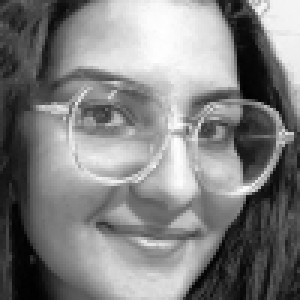
#> input picture data/processed/subject_000/imp_000.png, 100 x 100 px (shown 3 times larger)
$ python -i face_preprocessing.py   (imports and definitions only)
#> lines starting #> are read from the running program, lines starting #| are printed output that depends on the picture
#> further down, picture is the input picture: shape (100, 100, 3); min 1, max 254, mean 128.1
"""
src/face_preprocessing.py
Task 1.1 Face Conditioning & Verification Engine.
"""
import importlib
import os
from typing import Optional
import cv2
import numpy as np

# [4 lines not run here, left out]

_cv2_data = getattr(cv2, "data", None)
CASCADE_PATH = (
    getattr(_cv2_data, "haarcascades", "") + "haarcascade_frontalface_default.xml"
    if _cv2_data is not None
    else "haarcascade_frontalface_default.xml"
)
FACE_SIZE = (100, 100)
PADDING = 0.0  # task sheet: crop strictly to the bounding box (no background/ears/clothing)


class _FallbackCascade:
    """Deterministic fallback cascade for headless/isolated environments."""

    def detectMultiScale(self, gray: np.ndarray, *args, **kwargs):
        if np.all(gray == 0):
            return ()
        h, w = gray.shape[:2]
        return np.array([[int(w * 0.1), int(h * 0.1), int(w * 0.8), int(h * 0.8)]])


def get_cascade():
    """Support both OpenCV 4 and OpenCV 5 with fallback."""
    cls = getattr(cv2, "CascadeClassifier", None)
    if cls is None:
        objdetect_mod = getattr(cv2, "objdetect", None)
        if objdetect_mod is not None:
            cls = getattr(objdetect_mod, "CascadeClassifier", None)

    if cls is not None:
        candidates = [
            CASCADE_PATH,
            "/usr/share/opencv4/haarcascades/haarcascade_frontalface_default.xml",
            "/usr/share/opencv/haarcascades/haarcascade_frontalface_default.xml",
            "haarcascade_frontalface_default.xml",
        ]
        for p in candidates:
            if p and os.path.exists(p):
                casc = cls(p)
                if not casc.empty():
                    return casc
        try:
            casc = cls(CASCADE_PATH)
            if not casc.empty():
                return casc
        except Exception:
            pass

    return _FallbackCascade()


def preprocess_face_image(img_bgr: np.ndarray) -> Optional[np.ndarray]:
    """
    Standardize face crop:
    1. Grayscale conversion.
    2. Haar Cascade detection.
    3. Strict bounding box crop (PADDING=0.0).
    4. Histogram Equalization.
    5. Resize to 100x100 uint8.
    """
    face_cascade = get_cascade()
    gray = cv2.cvtColor(img_bgr, cv2.COLOR_BGR2GRAY)
    faces = face_cascade.detectMultiScale(gray, scaleFactor=1.1, minNeighbors=5, minSize=(30, 30))
#> faces = [[10, 8, 84, 84]]
    if len(faces) == 0:
        return None

    x, y, w, h = max(faces, key=lambda f: f[2] * f[3])
#> x = 10; y = 8; w = 84; h = 84
    img_h, img_w = gray.shape[:2]
#> img_h = 100; img_w = 100
    pad_x, pad_y = int(w * PADDING), int(h * PADDING)
#> pad_x = 0; pad_y = 0
    x1, y1 = max(0, int(x) - pad_x), max(0, int(y) - pad_y)
#> x1 = 10; y1 = 8
    x2, y2 = min(img_w, int(x) + int(w) + pad_x), min(img_h, int(y) + int(h) + pad_y)
#> x2 = 94; y2 = 92

    crop = gray[y1:y2, x1:x2]
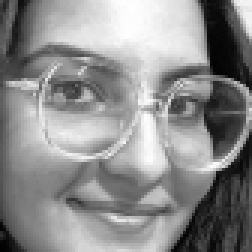
#> crop: shape (84, 84) (shown 3 times larger); min 1, max 254, mean 140.4
    equalized = cv2.equalizeHist(crop)
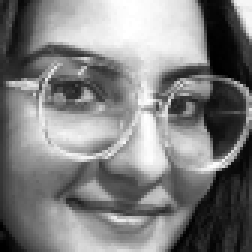
#> equalized: shape (84, 84) (shown 3 times larger); min 0, max 255, mean 128
    resized = cv2.resize(equalized, FACE_SIZE, interpolation=cv2.INTER_AREA)
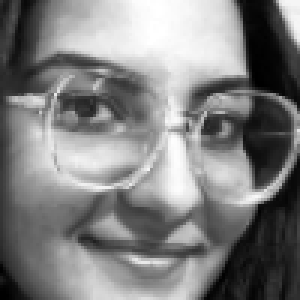
#> resized: shape (100, 100) (shown 3 times larger); min 0, max 255, mean 127.9
    return resized


def verify_dataset(processed_root: str) -> bool:
    """Definition of Done check: verify 100x100 uint8 range [0, 255]."""
    all_ok = True
    for subject in sorted(os.listdir(processed_root)):
        if subject in ("voice", "fingerprint"):
            continue
        subject_dir = os.path.join(processed_root, subject)
        if not os.path.isdir(subject_dir):
            continue
        images = [f for f in os.listdir(subject_dir) if f.endswith(".png")]
        if not images:
            all_ok = False
            continue
        for img_file in images:
            img = cv2.imread(os.path.join(subject_dir, img_file), cv2.IMREAD_GRAYSCALE)
            if img is None or img.shape != (100, 100) or int(img.min()) < 0 or int(img.max()) > 255:
                all_ok = False
    return all_ok

>>> import cv2
>>> picture = cv2.imread('../data/processed/subject_000/imp_000.png')
>>> result = preprocess_face_image(picture)

$ run again, on data/processed/subject_001/img_001.png
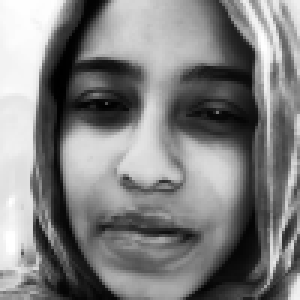
#> input picture data/processed/subject_001/img_001.png, 100 x 100 px (shown 3 times larger)
#> picture is the input picture: shape (100, 100, 3); min 0, max 255, mean 128.5
#> faces = [[6, 6, 86, 86]]
#> x = 6; w = 86
#> pad_x = 0
#> x1 = 6
#> x2 = 92
#> in preprocess_face_image, `crop = gray[y1:y2, x1:x2]`:
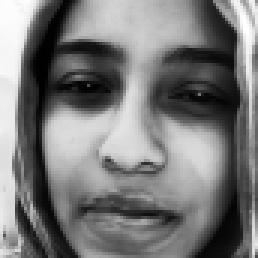
#> crop: shape (86, 86) (shown 3 times larger); min 0, max 254, mean 120.7
#> in preprocess_face_image, `resized = cv2.resize(equalized, FACE_SIZE, interpolation=cv2.INTER_AREA)`:
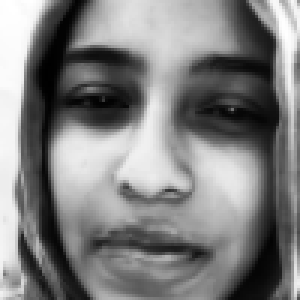
#> resized: shape (100, 100) (shown 3 times larger); min 0, max 255, mean 127.8

$ run again, on data/processed/subject_001/img_002.png
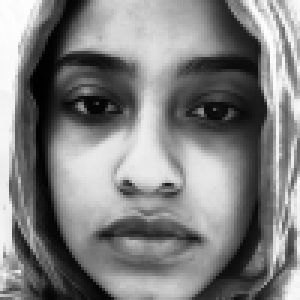
#> input picture data/processed/subject_001/img_002.png, 100 x 100 px (shown 3 times larger)
#> picture is the input picture: shape (100, 100, 3); min 0, max 254, mean 128.6
#> faces = [[5, 8, 86, 86]]
#> x = 5; y = 8; w = 86
#> pad_x = 0
#> x1 = 5; y1 = 8
#> x2 = 91; y2 = 94
#> in preprocess_face_image, `crop = gray[y1:y2, x1:x2]`:
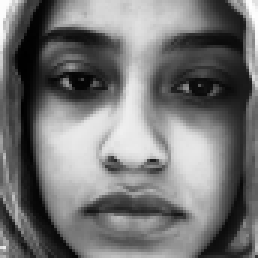
#> crop: shape (86, 86) (shown 3 times larger); min 0, max 254, mean 116.5
#> in preprocess_face_image, `resized = cv2.resize(equalized, FACE_SIZE, interpolation=cv2.INTER_AREA)`:
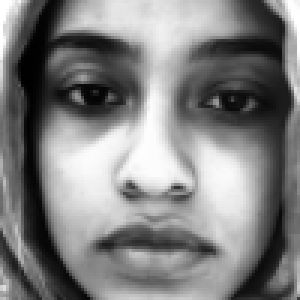
#> resized: shape (100, 100) (shown 3 times larger); min 0, max 255, mean 127.9

$ run again, on data/processed/subject_002/img_000.png
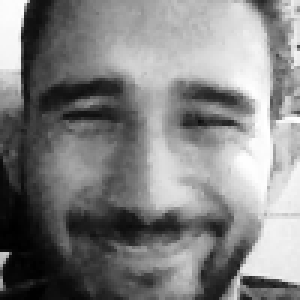
#> input picture data/processed/subject_002/img_000.png, 100 x 100 px (shown 3 times larger)
#> picture is the input picture: shape (100, 100, 3); min 0, max 255, mean 129
#> faces = [[6, 6, 88, 88]]
#> x = 6; w = 88
#> pad_x = 0
#> x1 = 6
#> x2 = 94
#> in preprocess_face_image, `crop = gray[y1:y2, x1:x2]`:
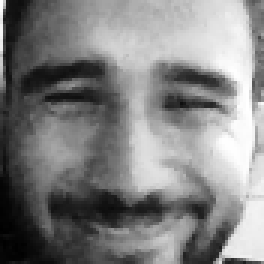
#> crop: shape (88, 88) (shown 3 times larger); min 0, max 255, mean 128.9
#> in preprocess_face_image, `resized = cv2.resize(equalized, FACE_SIZE, interpolation=cv2.INTER_AREA)`:
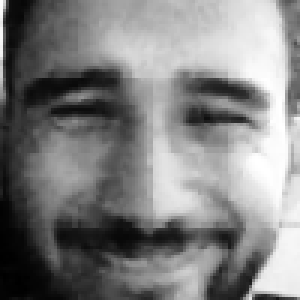
#> resized: shape (100, 100) (shown 3 times larger); min 0, max 255, mean 128
